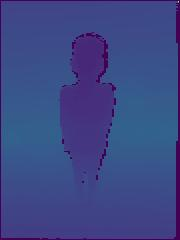
#> input picture resources/depth_original/depth_img_0.jpg, 180 x 240 px; its folder holds 4 pictures in this run
$ python similarity_check.py
#> lines starting #> are read from the running program, lines starting #| are printed output that depends on the picture
import numpy as np
import cv2
from skimage.metrics import structural_similarity
import os


def mse(img1, img2):
    h, w = img1.shape
    diff = cv2.subtract(img1, img2)
    err = np.sum(diff ** 2)
    mse = err / (float(h * w))
    return mse


tof_path = "resources/depth_original"
prediction_path = "resources/predicted_adabins"

for file in os.listdir(tof_path):
    img1 = cv2.imread(os.path.join(tof_path, file), 0)
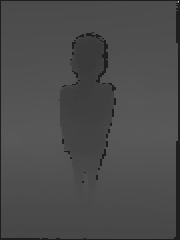
#> img1: shape (240, 180); min 2, max 208, mean 75.7
    img2 = cv2.imread(os.path.join(prediction_path, file), 0)
    score, diff = structural_similarity(img1, img2, full=True)  # Calculating SSSIM
#> diff: shape (240, 180) float64; every value is 1
#> score = 1
    err = mse(img1, img2)  # Calculating Mean Square Error
#> in mse, `diff = cv2.subtract(img1, img2)`: diff: shape (240, 180); every value is 0
#> in mse, `err = np.sum(diff ** 2)`: err = 0
#> err = 0
    cv2.imshow('diff', diff)
    cv2.waitKey(0)
    print("Comapring predictions for " + file + " ,Mean Square Error:" + str(err) + " ,SSIM Score:" + str(score))
#| Comapring predictions for depth_img_0.jpg ,Mean Square Error:0.0 ,SSIM Score:1.0
#> pass 2 of the loop `for file in os.listdir(tof_path):`:
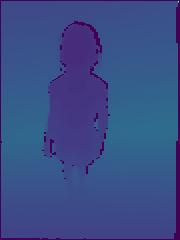
#> input picture resources/depth_original/depth_img_1.jpg, 180 x 240 px
#> `img1 = cv2.imread(os.path.join(tof_path, file), 0)`:
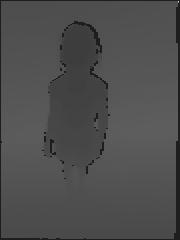
#> img1: shape (240, 180); min 10, max 214, mean 78.2
#| Comapring predictions for depth_img_1.jpg ,Mean Square Error:0.0 ,SSIM Score:1.0
#> pass 3 of the loop `for file in os.listdir(tof_path):`:
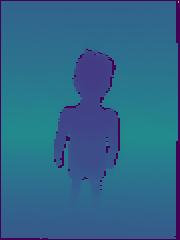
#> input picture resources/depth_original/depth_img_10.jpg, 180 x 240 px
#> `img1 = cv2.imread(os.path.join(tof_path, file), 0)`:
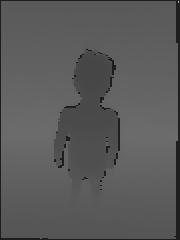
#> img1: shape (240, 180); min 2, max 207, mean 90.2
#| Comapring predictions for depth_img_10.jpg ,Mean Square Error:0.0 ,SSIM Score:1.0
#> the loop made 4 passes; the first 3 are shown
